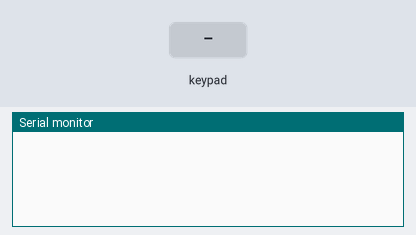
Recording of a sketch running on a simulated Arduino Uno, built with avr-gcc and run on an emulated ATmega328P. Parts: the last lines printed to the serial monitor. The test bench sets the inputs (shaded band).

Above: at 1.2 s.
1.3 s: key '0' pressed
At 2.3 s:
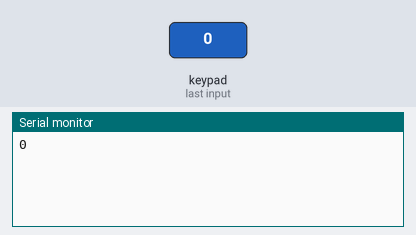
2.8 s: key 'a' pressed
At 3.3 s:
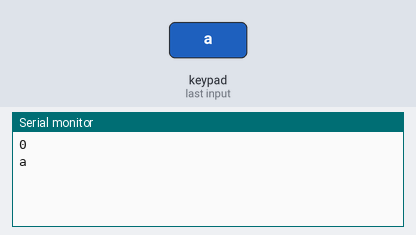
4.3 s: key 'b' pressed
At 5.5 s:
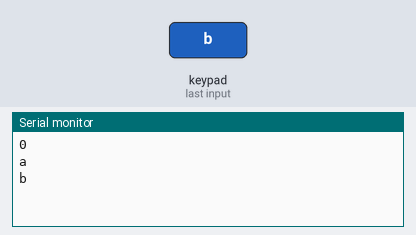
5.8 s: key 'c' pressed
At 6.7 s:
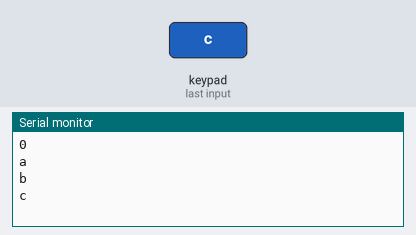
7.3 s: key 'd' pressed
At 7.8 s:
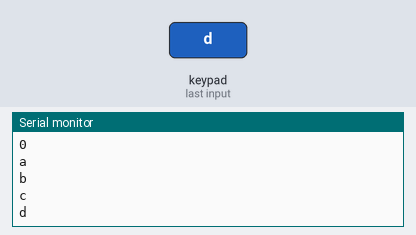
8.8 s: key 'e' pressed
At 9.2 s:
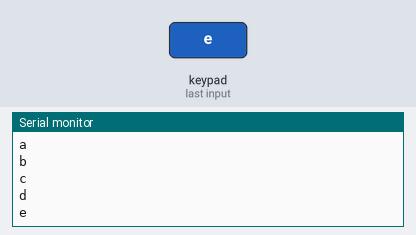

Measured:
- after the input at 1.3 s, the serial monitor: prints a new line at once (image 1)
- after the input at 2.8 s, the serial monitor: prints a new line at once (image 2)
- after the input at 4.3 s, the serial monitor: prints a new line at once (image 3)
- after the input at 5.8 s, the serial monitor: prints a new line at once (image 4)
- after the input at 7.3 s, the serial monitor: prints a new line at once (image 5)
- after the input at 8.8 s, the serial monitor: prints a new line at once (image 6)

The sketch:

MultiKey.ino
```cpp
#include <Keypad.h>

const byte ROWS = 6;
const byte COLS = 6;
char customKey;
char keys[ROWS][COLS] = {
  {'0', '1', '2', '3', '4', '5'},
  {'6', '7', '8', '9', '0', 'a'},
  {'b', 'c', 'd', 'e', 'f', 'g'},
  {'h', 'i', 'j', 'k', 'l', 'm'},
  {'n', 'o', 'p', 'q', 'r', 's'},
  {'t', 'u', 'v', 'w', 'x', 'y'}
};
byte rowPins[ROWS] = {2, 3, 4, 5, 6, 7};
byte colPins[COLS] = {14, 15, 16, 17, 18, 19};

Keypad customKeypad = Keypad( makeKeymap(keys), rowPins, colPins, ROWS, COLS );


void setup() {
  Serial.begin(9600);
}

void loop() {
  customKey = customKeypad.getKey();

  if (customKey) {
    Serial.println(customKey);
  }
}
```
